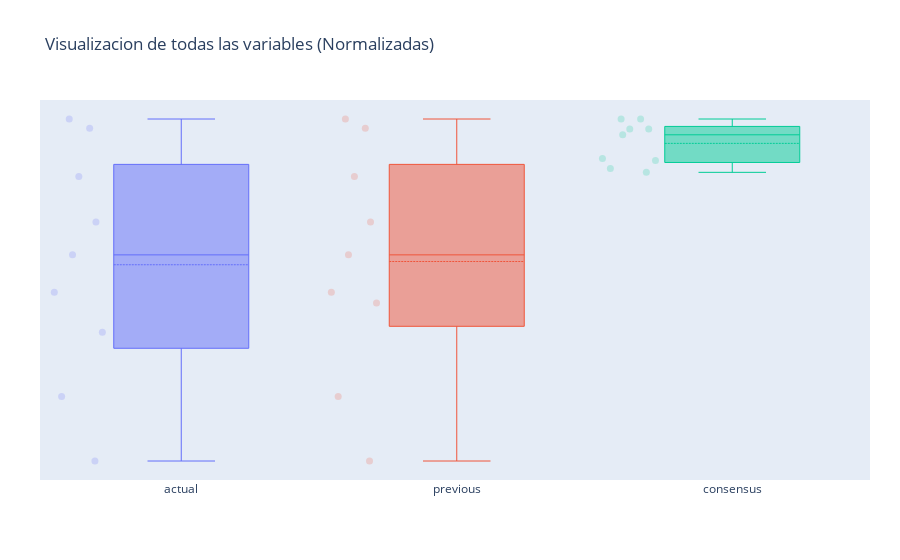

Notebook cell for this chart:
### Code cell
grafica = g_boxplot_varios(df_box_2)
py.iplot(grafica)

### Figure 1 — Plotly figure (JSON) as saved in the notebook; plotly's stock layout.template omitted (floating-point values rounded to 4 significant figures)
{"data": [{"boxmean": true, "boxpoints": "all", "jitter": 0.5, "line": {"width": 1}, "marker": {"size": 7}, "name": "actual", "selectedpoints": [], "type": "box", "whiskerwidth": 0.5, "y": [1, 0.9744, 0.0641, 0.6282, 0.8429, 0.2404, 0.7179, 0.5256, 0.4167]}, {"boxmean": true, "boxpoints": "all", "jitter": 0.5, "line": {"width": 1}, "marker": {"size": 7}, "name": "previous", "selectedpoints": [], "type": "box", "whiskerwidth": 0.5, "y": [0.4968, 1, 0.9744, 0.0641, 0.6282, 0.8429, 0.2404, 0.7179, 0.5256]}, {"boxmean": true, "boxpoints": "all", "jitter": 0.5, "line": {"width": 1}, "marker": {"size": 7}, "name": "consensus", "selectedpoints": [], "type": "box", "whiskerwidth": 0.5, "y": [0.9568, 0.8919, 0.973, 0.973, 1, 1, 0.8649, 0.8865, 0.8541]}], "layout": {"margin": {"b": 80, "l": 40, "r": 30, "t": 100}, "showlegend": false, "title": {"text": "Visualizacion de todas las variables (Normalizadas)"}, "yaxis": {"autorange": true, "dtick": 5, "gridcolor": "rgb(255, 255, 255)", "gridwidth": 1, "hoverformat": ".2f", "showgrid": true}}}
